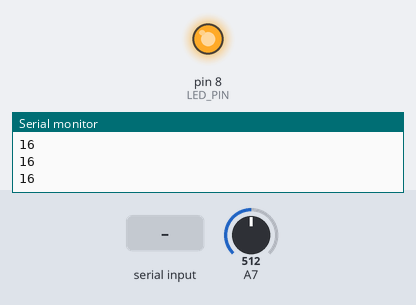
The sketch below on a simulated Arduino Nano, built with avr-gcc and run on an emulated ATmega328P. Parts: output pins drawn as LEDs (lit = HIGH), the last lines printed to the serial monitor. Dashed ring = blinking. The test bench sets the inputs (shaded band); at power-on: A7 = 512.

Above: at 1.2 s.
1.3 s: "T" received over Serial
At 2.3 s:
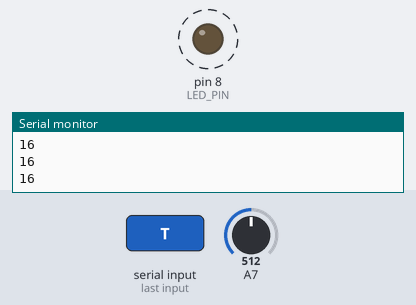
4.3 s: A7 set to 306
At 4.52 s:
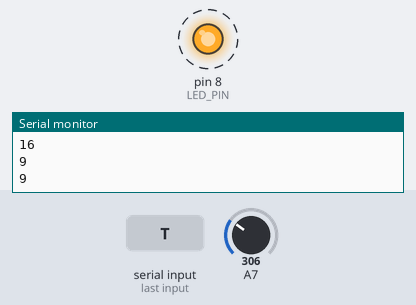
7.3 s: A7 set to 122
At 7.52 s:
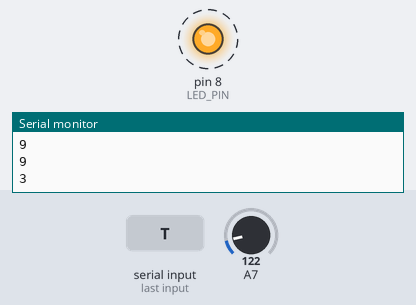
10.3 s: "F" received over Serial
At 11.4 s:
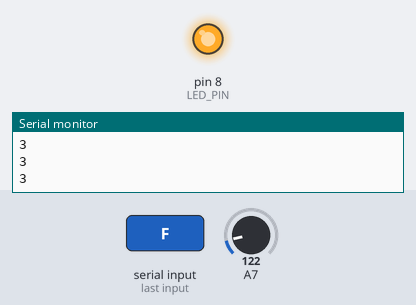
Timing chart, 0 to 12.8 s (numbered marks = the images above; inputs shaded):
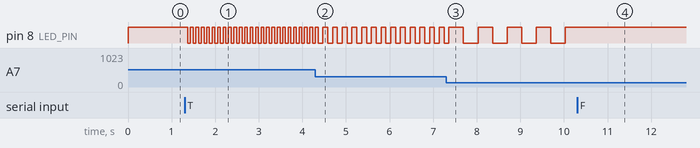

Measured:
- after the input at 1.3 s, pin 8 (LED_PIN): alternates HIGH for 0.06 s and LOW for 0.06 s, starting after 0.07 s
- after the input at 4.3 s, pin 8 (LED_PIN): alternates HIGH for 0.11 s and LOW for 0.11 s, starting after 0.17 s
- after the input at 7.3 s, pin 8 (LED_PIN): alternates HIGH for 0.33 s and LOW for 0.33 s, starting after 0.40 s
- after the input at 10.3 s, pin 8 (LED_PIN): stops changing and stays HIGH

The sketch:

lab3.ino
```cpp
#define LED_PIN 8

int lState = 70; // F
int latestLedState = 1;


void setup() {
  Serial.begin(9600);
  pinMode(LED_PIN, OUTPUT);
}


void loop() {
  int a = analogRead(A7) / 32;
  Serial.println(a);
  if (!a) a = 1;

  int r = Serial.read();
  if (r == 'T' || r == 'F') lState = r;

  if (lState == 'T') {
    digitalWrite(LED_PIN, latestLedState);
    latestLedState = (latestLedState) ? 0 : 1;
  }
  if (lState == 'F') {
    digitalWrite(LED_PIN, HIGH);
  }

  delay(1000 / a);
}
```
